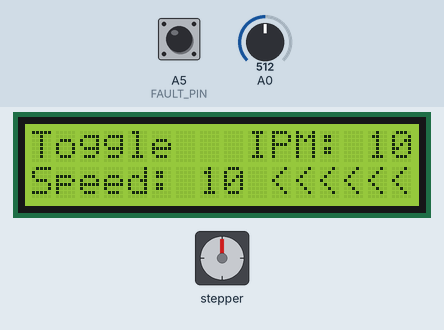
A sketch run on a simulated Arduino Uno, built for the host (arithmetic inside an expression is 32-bit, double 64-bit). On the bench: stepper motor, 16×2 character LCD. Wiring (inferred from the names in the program): stepper motor driver (200 steps per turn assumed): step A1; direction A2; enable A3. The inputs (shaded band) are chosen by the test bench; at power-on: A0 = 512, A5 (FAULT_PIN) HIGH.

Above: at 1.2 s.
1.3 s: A0 set to 372
2.8 s: A0 set to 350
At 5.5 s:
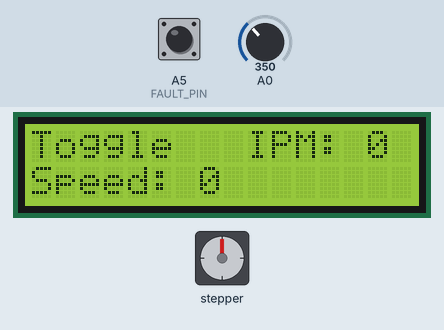
5.8 s: A5 (FAULT_PIN) pulled LOW for 0.15 s
At 5.88 s:
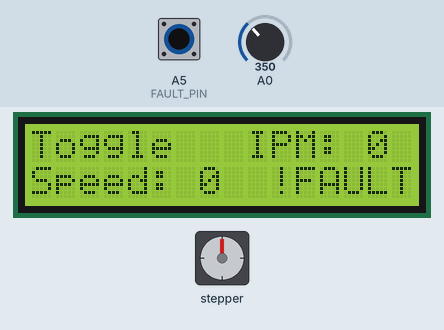
7.4 s: A0 set to 170
At 7.51 s:
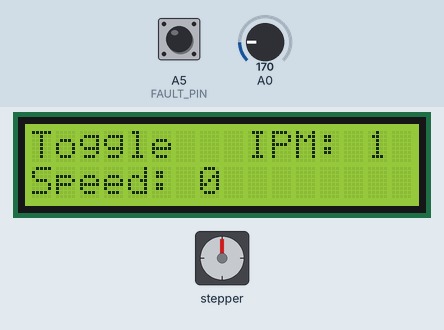
8.9 s: A5 (FAULT_PIN) pulled LOW for 1 s
At 9.14 s:
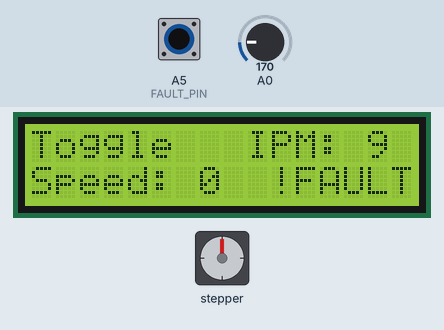
Timing chart, 0 to 11.5 s (numbered marks = the images above; inputs shaded):
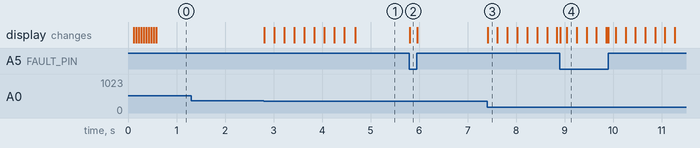

The sketch:

PowerFeed.ino
```cpp
#include <LiquidCrystal.h>
#include "Menu.h"

Menu _menu;

volatile uint8_t _speed = 0;
volatile uint8_t _target_speed = 0;
volatile uint8_t _acceleration = 1;
volatile uint8_t _decceleration = 1;
volatile uint8_t _counter;          // Internal step generator counter

void setup() {
    // Configure fault pin as input with pull-up resistor.
    // Fault condition when pulled low.
    pinMode(FAULT_PIN, INPUT_PULLUP);

    // Configure output pins
    pinMode(STEP_PIN, OUTPUT);
    pinMode(DIR_PIN, OUTPUT);
    pinMode(ENABLE_PIN, OUTPUT);
    pinMode(RESET_PIN, OUTPUT);

    cli();
    // Set step generation timer1
    // CTC mode (OCR1A is top), no prescaler
    TCCR1A = 0;
    TCCR1B = (1<<WGM12) | (1<<CS10);

    // enable timer compare interrupt:
    TIMSK1 |= (1 << OCIE1A);

    // should be calculated! depends on mechanic configuration...
    OCR1A = (293 - 1);  // one clock for timer reset

    // Set acceleration timer2
    // CTC mode, prescaler set to 1024, match on 100 (78.125 Hz)
    TCCR2A = (1<<WGM21);
    TCCR2B = (1<<CS20) | (1<<CS21) | (1<<CS22);

    OCR2A = 200;

    // enable timer compare interrupt:
    TIMSK2 |= (1 << OCIE2A);

    sei();

    _menu.initialize();

	// Enable driver, disable outputs
	digitalWrite(RESET_PIN, 1);
	digitalWrite(ENABLE_PIN, 0);
}

void loop() {
    _menu.update();
    _menu.redraw();
}

// We use simple pulse generation algorithm. Every timer 'tick' we add
// speed to pulse_counter. Once pulse_counter overflows, we generate step.

// Note that we never reset counter to zero, even when changing direction.
// It is assumed that minor error accumulated in counter would not have any
// effect, as we are not doing precise positioning.
ISR(TIMER1_COMPA_vect) {
    // This routine is critical. We don't want anything else to run in parallel!
    // Note: assume r0 and r1 are preserved in stack.
    asm volatile(
            "cli\n\t"
            "lds r0, _counter\n\t"
            "lds r1, _speed\n\t"
            "add r0, r1\n\t"
            "sts _counter, r0\n\t"
            "brcc 1f\n\t"
            // Overflow occurred, send step pulse
            "sbi %0, %1\n\t"
            "nop\n\t"
            "nop\n\n"
            "cbi %0, %1\n\t"
            "1: \n\t"
            // Note: we use low-level access to the ports for performance
            :: "I" (_SFR_IO_ADDR(STEP_PIN_PORT)), "I" (STEP_PIN_BIT)
            );
}

// Acceleration/decceleration vector
ISR(TIMER2_COMPA_vect) {
    uint8_t speed  = _speed;
    uint8_t target = _target_speed;
    if (speed <= target) {
        uint8_t accel  = _acceleration;
        // Accelerating
        if ((target - speed) > accel) {
            speed += accel;
        } else {
            // Too fast -- clamp at the target speed
            speed = target;
        }
    } else {
        uint8_t deccel  = _decceleration;
        // Deccelerating
        if ((speed - target) > deccel) {
            speed -= deccel;
        } else {
            // Too slow -- clamp at the target speed
            speed = target;
        }
    }

    // Update speed
    _speed = speed;
}
```

Menu.cpp
```cpp
#include <Arduino.h>
#include <LiquidCrystal.h>
#include "Menu.h"

const uint8_t BRight = 0;
const uint8_t BUp = 1;
const uint8_t BDown = 2;
const uint8_t BLeft = 3;
const uint8_t BSelect = 4;
const uint8_t BNone = -1;


extern volatile uint8_t _speed;
extern volatile uint8_t _target_speed;

Menu::Menu() : _lcd(8, 9, 4, 5, 6, 7), _toggle(1), _ipm(40), _pressed_at(0) {
}

void Menu::initialize() {
    _lcd.begin(16, 2);
    _lcd.clear();
}

void Menu::redraw() {
    _lcd.home();
    _lcd.print(_toggle ? "Toggle   " : "Hold     ");
    _lcd.print("IPM: ");
    _lcd.print(_ipm / 4);
    _lcd.print(" ");

    _lcd.setCursor(0, 1);
    _lcd.print("Speed: ");
    _lcd.print(_speed / 4);
    _lcd.print(" ");
    _lcd.setCursor(10, 1);

    uint8_t fault = digitalRead(FAULT_PIN);
    if (fault == LOW) {
        _lcd.print("!FAULT!");
    } else if (_speed == 0) {
        _lcd.print("       ");
    } else {
        uint8_t dir = digitalRead(DIR_PIN);
        _lcd.print(dir == HIGH ? ">>>>>>" : "<<<<<<");
    }
}

void Menu::update() {
    uint8_t b = button();
    uint8_t speed = _speed;

    if (_pressed_at == 0 || (millis() - _pressed_at) > 200) {
        if (b == BUp && _ipm < 240) {
            // one unit is 1/4 IPM
            _ipm += 4;
            _pressed_at = millis();
        } else if (b == BDown && _ipm > 1) {
            // one unit is 1/4 IPM
            _ipm -= 4;
            _pressed_at = millis();
        }
        // Update target speed when jogging in "toggle" mode
        if (_toggle && _target_speed != 0) {
			digitalWrite(ENABLE_PIN, 1);
            _target_speed = _ipm;
        }
    }

    if (b == BNone) {
        _pressed_at = 0;
    } else if(_pressed_at == 0) {
        if (b == BSelect && speed == 0 && _target_speed == 0) {
            // Change modes only when stopped
            _toggle = !_toggle;
        }

        if (_toggle) {
            if (_target_speed != 0 && b != BUp && b != BDown) {
                // Stop when jogging in toggle mode and button is pressed
                _target_speed = 0;
            } else if (speed == 0 && (b == BLeft || b == BRight)) {
                // Jog in toggle mode
                digitalWrite(DIR_PIN, b == BLeft ? LOW : HIGH);
                _target_speed = _ipm;
            }
        }

        // Remember time button was pressed
        _pressed_at = millis();
    }

    if (!_toggle) {
        if (b == BLeft || b == BRight) {
            uint8_t dir = digitalRead(DIR_PIN);
            uint8_t keyDir = b == BLeft ? LOW : HIGH;
            if (dir == keyDir) {
				digitalWrite(ENABLE_PIN, 1);
                _target_speed = _ipm;
            } else if (_speed == 0) {
                digitalWrite(DIR_PIN, keyDir); // Change direction
				digitalWrite(ENABLE_PIN, 1);
                _target_speed = _ipm;
            }
        } else {
            _target_speed = 0;
        }
    }

	if (_target_speed == 0 && speed == 0) {
		// Not moving -- disable driver outputs
		digitalWrite(ENABLE_PIN, 0);
	}
}

uint8_t Menu::button() {
    int k = analogRead(0);
    if (k < 50) {
        return BRight;
    } else if (k < 180) {
        return BUp;
    } else if (k < 360) {
        return BDown;
    } else if (k < 540) {
        return BLeft;
    } else if (k < 760) {
        return BSelect;
    }
    return BNone;
}
```

Menu.h
```cpp
#ifndef Menu_h
#define Menu_h

#include <Arduino.h>
#include <LiquidCrystal.h>

#define STEP_PIN      A1 // PORTC1
#define DIR_PIN       A2
#define ENABLE_PIN    A3
#define RESET_PIN     A4
#define FAULT_PIN     A5

#define STEP_PIN_PORT   PORTC
#define STEP_PIN_BIT    PORTC1

class Menu
{
public:
    Menu();

    void initialize();
    void update();
    void redraw();
private:
    uint8_t button();

    LiquidCrystal _lcd;

    uint8_t _toggle;
    uint8_t _ipm;
    unsigned long _pressed_at;
};

#endif
```

Measured:
- the behaviour switches between 360 and 359 on A0 (found by bisection; images 0 and 1)
- after the input at 1.3 s, every drawn part: stays the same
- after the input at 2.8 s, the display: first changes at once (image 1 shows a later state)
- after the input at 5.8 s, the display: changes at once (image 2)
- after the input at 7.4 s, the display: changes at once (image 3)
- after the input at 8.9 s, the display: first changes at once (image 4 shows a later state)
